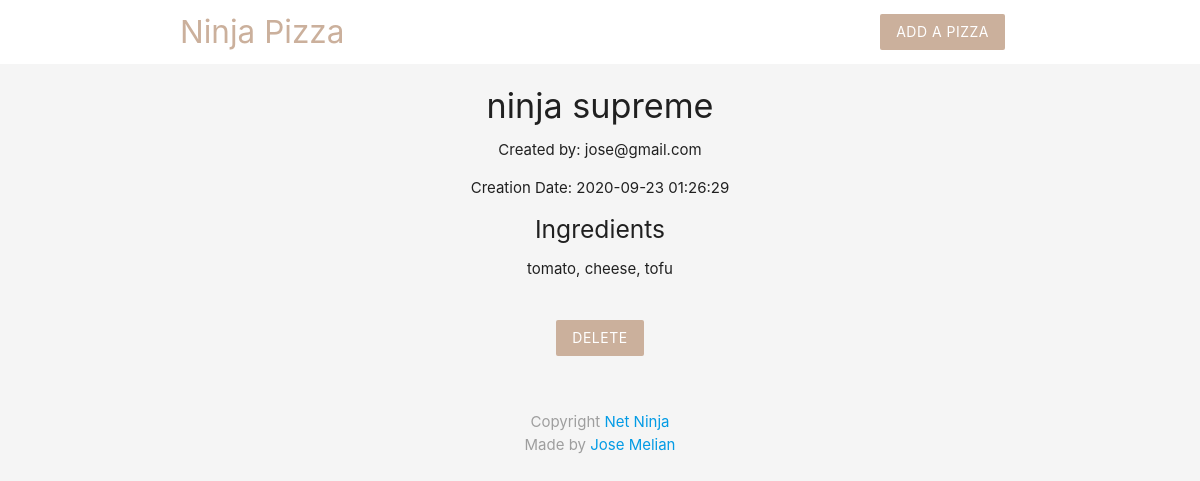
Page /details.php?id=1 on the committed database.
### tables this page shows
CREATE TABLE IF NOT EXISTS `pizzas` (
  `id` int(11) NOT NULL AUTO_INCREMENT,
  `title` varchar(255) NOT NULL,
  `ingredients` varchar(255) NOT NULL,
  `email` varchar(255) NOT NULL,
  `created_at` timestamp NOT NULL DEFAULT current_timestamp(),
  PRIMARY KEY (`id`)
);

### details.php (the view, shortened to what this page needs)
<?php
    require('./config/db_connect.php');
    if(isset($_GET['id'])){
        $id = mysqli_real_escape_string($conn, $_GET['id']);
        $sql = "SELECT * FROM pizzas WHERE id=$id";
        $result = mysqli_query($conn, $sql);
        $pizza = mysqli_fetch_assoc($result);
    }
?>
<!DOCTYPE html>
<html lang="en">
    <?php include('./templates/header.php'); ?>
    <div class="container center">
        <?php if($pizza) : ?>
            <h4><?php echo htmlspecialchars($pizza['title']);  ?></h4>
            <p>Created by: <?php echo htmlspecialchars($pizza['email']);  ?></p>
            <p>Creation Date: <?php echo htmlspecialchars($pizza['created_at']);  ?></p>
            <h5>Ingredients</h5>
            <p><?php echo htmlspecialchars($pizza['ingredients']);  ?></p>
            <form action="<?php $_SERVER['PHP_SELF'] ?>" method="POST">
                <input type="submit" name="delete" value="Delete" class="btn brand z-depth-0">
            </form>
        <?php else: ?>
            <h5> Invalid Pizza</h5>
        <?php endif; ?>
    </div>
    <?php include('./templates/footer.php'); ?>
</body>
</html>

### templates/header.php (style rules this page uses)
.brand { background: #cbb09c !important; }
form { max-width: 460px; margin: 20px auto; padding: 20px; }

### rows in the picture
pizzas: title "ninja supreme", email "jose@gmail.com", created_at "2020-09-23 01:26:29", ingredients "tomato, cheese, tofu"
